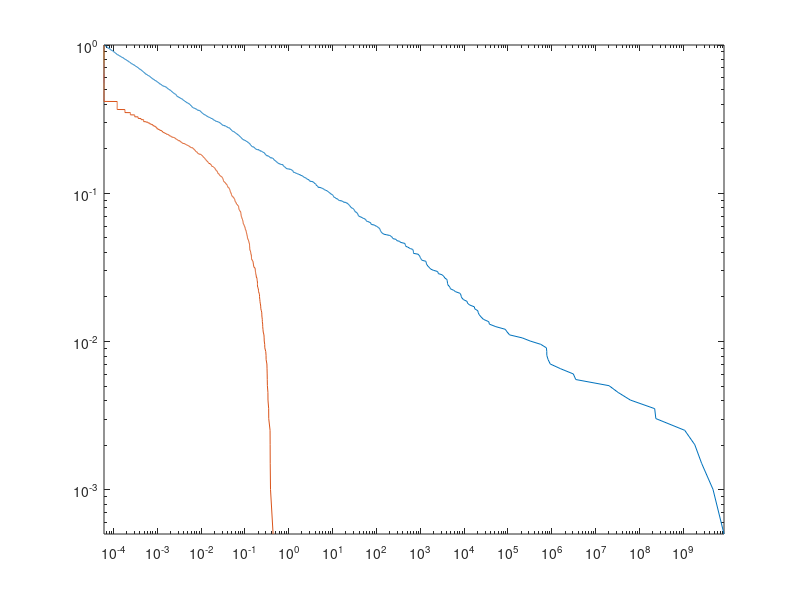

This figure's MATLAB source:
% -------------------------------------------------------------------
%  Generated by MATLAB on 29-Nov-2016 22:45:37
%  MATLAB version: 9.0.0.341360 (R2016a)
% -------------------------------------------------------------------
clear;
clc;
saveVarsMat = load('Problem2.mat');

AREA_SIZE = 128;

GROWTH_RATE = 0.005;

LIGHTNING_RATE = 0.6;

TIMESTEPS = 10000;

TAU = 1.2;

nrFires = 1981;

statistics = saveVarsMat.statistics; % <1981x3 double> too many elements

clear saveVarsMat;

EmpiricalFireRatio = zeros(1981,1);
ComparisonFireRatio = zeros(1981,1);
for i = 1:nrFires
  EmpiricalFireRatio(i) = statistics(i,1)/AREA_SIZE^2;
  ComparisonFireRatio(i) = statistics(i,3)/AREA_SIZE^2;
end

EmpiricalFireRatio = sort(EmpiricalFireRatio, 'descend');
ComparisonFireRatio = sort(ComparisonFireRatio, 'descend');
xAxis = (1:1981) ./ 1981;
yLine = (xAxis.*(1981)).^(1-TAU);

syntheticPowerLaw = rand(1981, 1);
syntheticPowerLaw =  arrayfun(@(x) 1/128^2*(1-x)^(-1/(TAU-1)), syntheticPowerLaw);
syntheticPowerLaw = sort(syntheticPowerLaw, 'descend');

loglog(syntheticPowerLaw, xAxis, EmpiricalFireRatio, xAxis);
axis tight;




